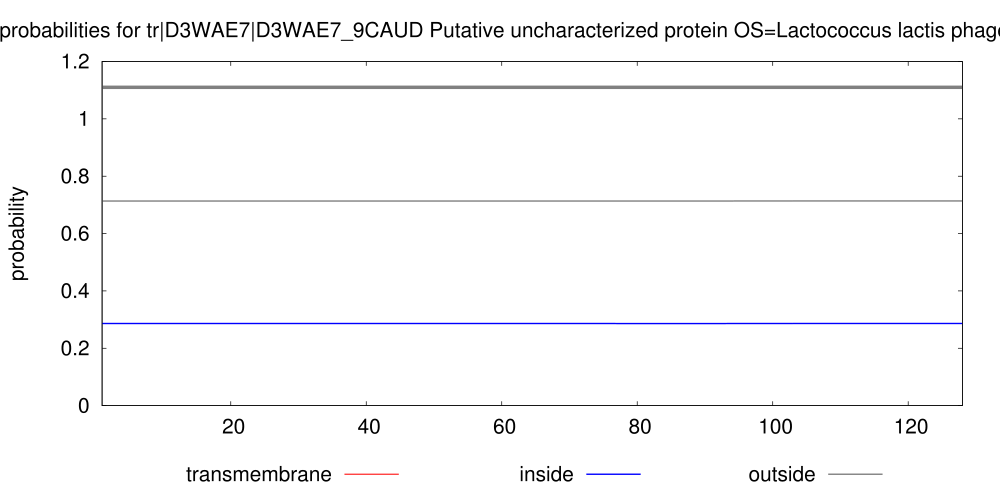

Source code (gnuplot):
set arrow from 1,1.11 to 128,1.11 nohead lt 9 lw 10
set key below
set title "TMHMM posterior probabilities for tr|D3WAE7|D3WAE7_9CAUD Putative uncharacterized protein OS=Lactococcus lactis phage p2 PE=4 SV=1 ORF=40"
set yrange [0:1.2]
set size 2., 1.4
#set xlabel "position"
set ylabel "probability"
set xrange [1:128]
# Make the ps plot
set term postscript eps color solid "Helvetica" 30
set output "./TMHMM_9908/tr_D3WAE7_D3WAE7_9CAUD.eps"
plot "./TMHMM_9908/tr_D3WAE7_D3WAE7_9CAUD.plp" using 1:4 title "transmembrane" with impulses lt 1 lw 3, \
"" using 1:3 title "inside" with line lt 3 lw 4, \
"" using 1:5 title "outside" with line lt 9 lw 4
exit
